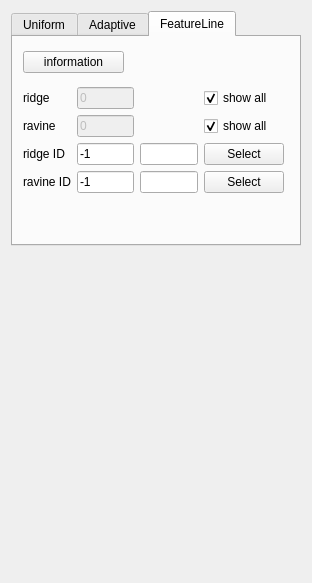
<?xml version="1.0" encoding="UTF-8"?>
<ui version="4.0">
 <class>Remeshing_plugin</class>
 <widget class="QWidget" name="Remeshing_plugin">
  <property name="geometry">
   <rect>
    <x>0</x>
    <y>0</y>
    <width>312</width>
    <height>583</height>
   </rect>
  </property>
  <property name="windowTitle">
   <string>Form</string>
  </property>
  <layout class="QVBoxLayout" name="verticalLayout_3">
   <item>
    <widget class="QTabWidget" name="tabWidget">
     <property name="sizePolicy">
      <sizepolicy hsizetype="Expanding" vsizetype="Fixed">
       <horstretch>0</horstretch>
       <verstretch>0</verstretch>
      </sizepolicy>
     </property>
     <property name="currentIndex">
      <number>2</number>
     </property>
     <widget class="QWidget" name="tab">
      <attribute name="title">
       <string>Uniform</string>
      </attribute>
      <layout class="QVBoxLayout" name="verticalLayout">
       <item>
        <layout class="QHBoxLayout" name="horizontalLayout">
         <item>
          <widget class="QLabel" name="label">
           <property name="text">
            <string>Edge Length</string>
           </property>
           <property name="alignment">
            <set>Qt::AlignCenter</set>
           </property>
          </widget>
         </item>
         <item>
          <widget class="QLineEdit" name="le_edge_length"/>
         </item>
         <item>
          <widget class="QPushButton" name="pb_mean_edge_length">
           <property name="text">
            <string>Mean</string>
           </property>
          </widget>
         </item>
        </layout>
       </item>
       <item>
        <layout class="QHBoxLayout" name="horizontalLayout_3">
         <item>
          <widget class="QLabel" name="label_2">
           <property name="text">
            <string>Iterations</string>
           </property>
          </widget>
         </item>
         <item>
          <widget class="QSpinBox" name="sb_uniform_iterations">
           <property name="value">
            <number>10</number>
           </property>
          </widget>
         </item>
        </layout>
       </item>
       <item>
        <widget class="QCheckBox" name="cb_uniform_project">
         <property name="text">
          <string>Project to surface</string>
         </property>
         <property name="checked">
          <bool>true</bool>
         </property>
        </widget>
       </item>
       <item>
        <widget class="QPushButton" name="pb_uniform_remesh">
         <property name="text">
          <string>Uniform Remeshing</string>
         </property>
        </widget>
       </item>
       <item>
        <spacer name="verticalSpacer_2">
         <property name="orientation">
          <enum>Qt::Vertical</enum>
         </property>
         <property name="sizeHint" stdset="0">
          <size>
           <width>20</width>
           <height>31</height>
          </size>
         </property>
        </spacer>
       </item>
      </layout>
     </widget>
     <widget class="QWidget" name="tab_2">
      <attribute name="title">
       <string>Adaptive</string>
      </attribute>
      <layout class="QVBoxLayout" name="verticalLayout_2">
       <item>
        <layout class="QGridLayout" name="gridLayout">
         <item row="0" column="0">
          <widget class="QLabel" name="label_3">
           <property name="text">
            <string>Approx. Error</string>
           </property>
          </widget>
         </item>
         <item row="0" column="1">
          <widget class="QLineEdit" name="le_error">
           <property name="text">
            <string>0.001</string>
           </property>
          </widget>
         </item>
         <item row="1" column="0">
          <widget class="QLabel" name="label_5">
           <property name="text">
            <string>Min. Edge Length</string>
           </property>
          </widget>
         </item>
         <item row="1" column="1">
          <widget class="QLineEdit" name="le_min_length">
           <property name="text">
            <string>0.001</string>
           </property>
          </widget>
         </item>
         <item row="2" column="0">
          <widget class="QLabel" name="label_6">
           <property name="text">
            <string>Max. Edge Length</string>
           </property>
          </widget>
         </item>
         <item row="2" column="1">
          <widget class="QLineEdit" name="le_max_length">
           <property name="text">
            <string>1.0</string>
           </property>
          </widget>
         </item>
         <item row="3" column="0">
          <widget class="QLabel" name="label_4">
           <property name="text">
            <string>Iterations</string>
           </property>
          </widget>
         </item>
         <item row="3" column="1">
          <widget class="QSpinBox" name="sb_adaptive_iterations">
           <property name="value">
            <number>10</number>
           </property>
          </widget>
         </item>
        </layout>
       </item>
       <item>
        <widget class="QCheckBox" name="cb_relative_lengths">
         <property name="text">
          <string>Relative Edge Lengths</string>
         </property>
         <property name="checked">
          <bool>true</bool>
         </property>
        </widget>
       </item>
       <item>
        <widget class="QCheckBox" name="cb_adaptive_project">
         <property name="text">
          <string>Project to surface</string>
         </property>
         <property name="checked">
          <bool>true</bool>
         </property>
        </widget>
       </item>
       <item>
        <widget class="QPushButton" name="pb_adaptive_remesh">
         <property name="text">
          <string>Adaptive Remeshing</string>
         </property>
        </widget>
       </item>
      </layout>
     </widget>
     <widget class="QWidget" name="tab_3">
      <attribute name="title">
       <string>FeatureLine</string>
      </attribute>
      <widget class="QWidget" name="gridLayoutWidget">
       <property name="geometry">
        <rect>
         <x>10</x>
         <y>50</y>
         <width>261</width>
         <height>106</height>
        </rect>
       </property>
       <layout class="QGridLayout" name="gridLayout_2" rowstretch="0,0,0,0" columnstretch="0,0,0,0">
        <item row="2" column="3">
         <widget class="QPushButton" name="select_ridge">
          <property name="text">
           <string>Select</string>
          </property>
         </widget>
        </item>
        <item row="1" column="1">
         <widget class="QLineEdit" name="ravine_num">
          <property name="enabled">
           <bool>false</bool>
          </property>
          <property name="text">
           <string>0</string>
          </property>
          <property name="readOnly">
           <bool>true</bool>
          </property>
         </widget>
        </item>
        <item row="1" column="0">
         <widget class="QLabel" name="label_9">
          <property name="text">
           <string>ravine</string>
          </property>
         </widget>
        </item>
        <item row="3" column="0">
         <widget class="QLabel" name="label_10">
          <property name="text">
           <string>ravine ID</string>
          </property>
         </widget>
        </item>
        <item row="0" column="3">
         <widget class="QCheckBox" name="show_all_ridges">
          <property name="enabled">
           <bool>true</bool>
          </property>
          <property name="acceptDrops">
           <bool>false</bool>
          </property>
          <property name="text">
           <string>show all</string>
          </property>
          <property name="checked">
           <bool>true</bool>
          </property>
         </widget>
        </item>
        <item row="3" column="3">
         <widget class="QPushButton" name="select_ravine">
          <property name="text">
           <string>Select</string>
          </property>
         </widget>
        </item>
        <item row="3" column="1">
         <widget class="QLineEdit" name="ravine_id">
          <property name="text">
           <string>-1</string>
          </property>
         </widget>
        </item>
        <item row="1" column="3">
         <widget class="QCheckBox" name="show_all_ravines">
          <property name="text">
           <string>show all</string>
          </property>
          <property name="checked">
           <bool>true</bool>
          </property>
         </widget>
        </item>
        <item row="2" column="1">
         <widget class="QLineEdit" name="ridge_id">
          <property name="enabled">
           <bool>true</bool>
          </property>
          <property name="text">
           <string>-1</string>
          </property>
         </widget>
        </item>
        <item row="0" column="0">
         <widget class="QLabel" name="label_8">
          <property name="text">
           <string>ridge</string>
          </property>
         </widget>
        </item>
        <item row="0" column="1">
         <widget class="QLineEdit" name="ridge_num">
          <property name="enabled">
           <bool>false</bool>
          </property>
          <property name="text">
           <string>0</string>
          </property>
          <property name="readOnly">
           <bool>true</bool>
          </property>
         </widget>
        </item>
        <item row="2" column="0">
         <widget class="QLabel" name="label_7">
          <property name="text">
           <string>ridge ID</string>
          </property>
         </widget>
        </item>
        <item row="3" column="2">
         <widget class="QLineEdit" name="origin2"/>
        </item>
        <item row="2" column="2">
         <widget class="QLineEdit" name="origin1"/>
        </item>
       </layout>
      </widget>
      <widget class="QWidget" name="horizontalLayoutWidget">
       <property name="geometry">
        <rect>
         <x>10</x>
         <y>10</y>
         <width>101</width>
         <height>31</height>
        </rect>
       </property>
       <layout class="QHBoxLayout" name="horizontalLayout_2">
        <item>
         <widget class="QPushButton" name="calculate_line">
          <property name="text">
           <string>information</string>
          </property>
         </widget>
        </item>
       </layout>
      </widget>
     </widget>
    </widget>
   </item>
   <item>
    <spacer name="verticalSpacer">
     <property name="orientation">
      <enum>Qt::Vertical</enum>
     </property>
     <property name="sizeHint" stdset="0">
      <size>
       <width>20</width>
       <height>2</height>
      </size>
     </property>
    </spacer>
   </item>
  </layout>
 </widget>
 <resources/>
 <connections/>
</ui>
